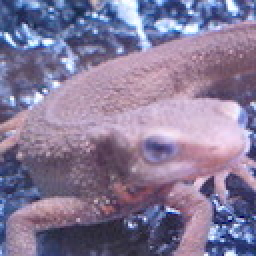
//> input picture q30/imori.jpg, 128 x 128 px (shown 2 times larger)
$ ./28q   (built with g++ and OpenCV 4)
//> lines starting //> are read from the running program, lines starting //| are printed output that depends on the picture
//> further down, img is the input picture: 128 rows x 128 cols, CV_8UC3; mean B, G, R 152.8, 121.8, 134.1
#include <iostream>
#include <opencv2/opencv.hpp>
#include <sys/time.h>
#include <cmath>


cv::Mat affine(cv::Mat &src, double a, double b, double c, double d, double tx, double ty)
{
//> called with a = 1, b = 0, c = 0, d = 1, tx = 30, ty = -30
    //affine_kernel
    //double kernel[3][3] = {
    //    {a, b, tx},
    //    {c, d, ty},
    //    {0, 0, 1}
    //};

    int resize_y = (int)(a * src.rows);//a,dで大きさ
//> resize_y = 128
    int resize_x = (int)(d * src.cols);//
//> resize_x = 128
    int src_y, src_x;

    cv::Mat dst = cv::Mat::zeros(resize_y, resize_x, CV_8UC3);

    double det = a*d - b*c;

    for(int y = 0; y < resize_y; y++){
        for(int x = 0; x < resize_x; x++){
            //元画像の画素を取得してそれをdstに適用する
            src_x = (int)((d * x - b * y) /det - tx);
            if ((src_x < 0) || (src_x >= src.cols)){
                continue;//元画像の範囲を超える場合，その場所の出力は無し．
            }
            src_y = (int)((-c * x + a * y) /det - ty);
            if ((src_y < 0) || (src_y >= src.rows)){
                continue;
            }

            for(int ch = 0; ch < src.channels(); ch++){
                dst.at<cv::Vec3b>(y, x)[ch] = src.at<cv::Vec3b>(src_y, src_x)[ch];
            }
        }
    }
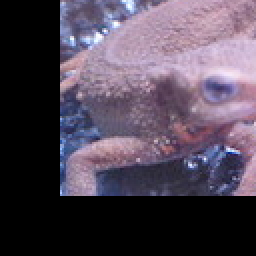
//> dst: 128 rows x 128 cols, CV_8UC3 (shown 2 times larger); mean B, G, R 85, 69.7, 80.6
//> after the loop, src_x = 97; src_y = 157
    return dst;
}

int main(void)
{
    cv::Mat img = cv::imread("imori.jpg");
    //cv::Mat dst = cv::Mat::zeros(img.rows, img.cols, CV_8UC3);
    cv::imshow("sample", img);
    cv::waitKey(0);

    struct timeval t1, t2;
    gettimeofday(&t1, NULL);
    cv::Mat dst = affine(img, 1, 0, 0, 1, 30, -30);
    gettimeofday(&t2, NULL);

    double t = (double)(t2.tv_sec - t1.tv_sec) + (double)(t2.tv_usec - t1.tv_usec)/1000000;
    printf("Time : %lf [sec]\n", t);

    cv::imshow("sample", dst);
    cv::waitKey(0);
    cv::destroyAllWindows();
    cv::imwrite("./img/28q_ans.jpg", dst);

    return 0;
}
